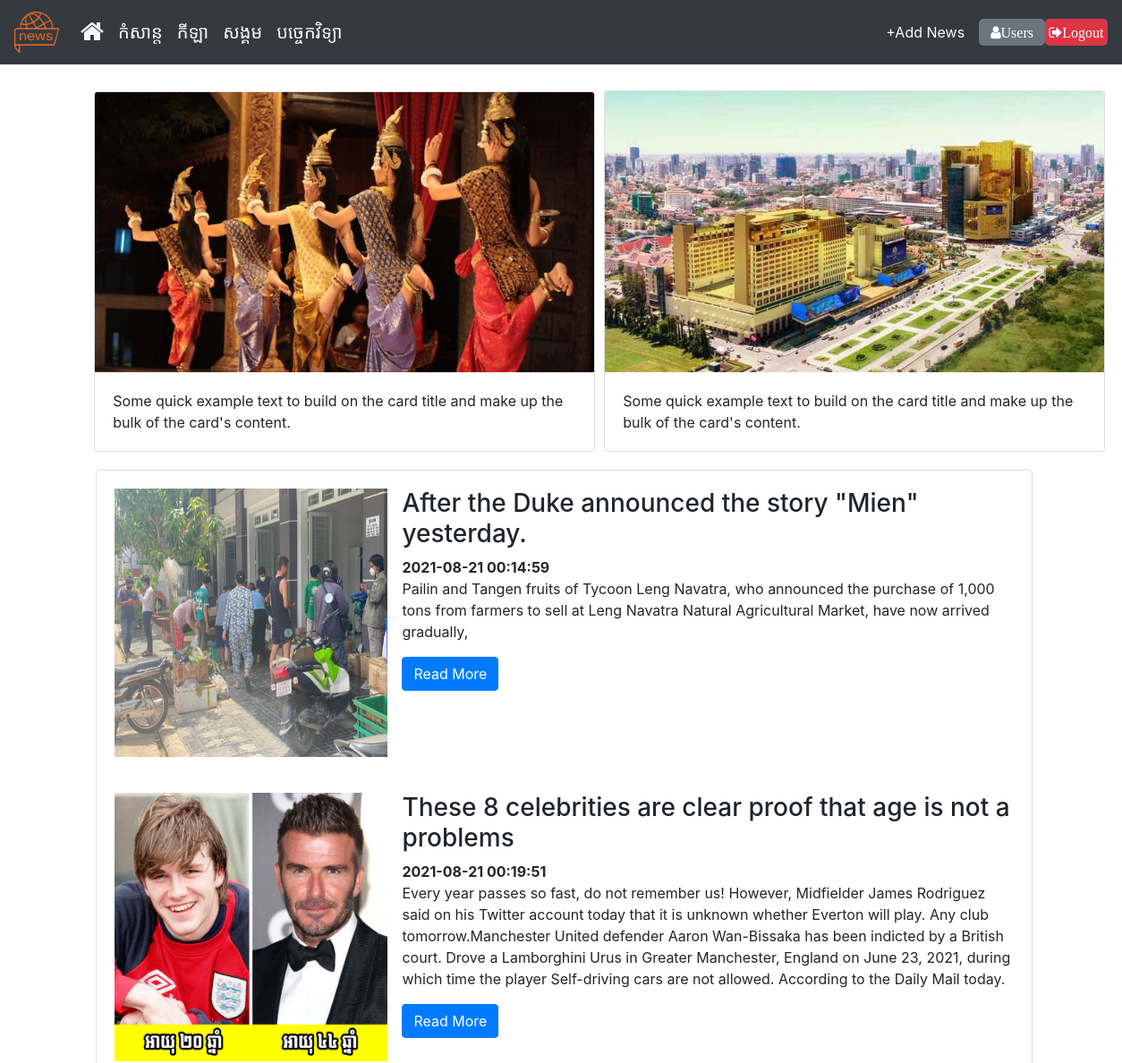
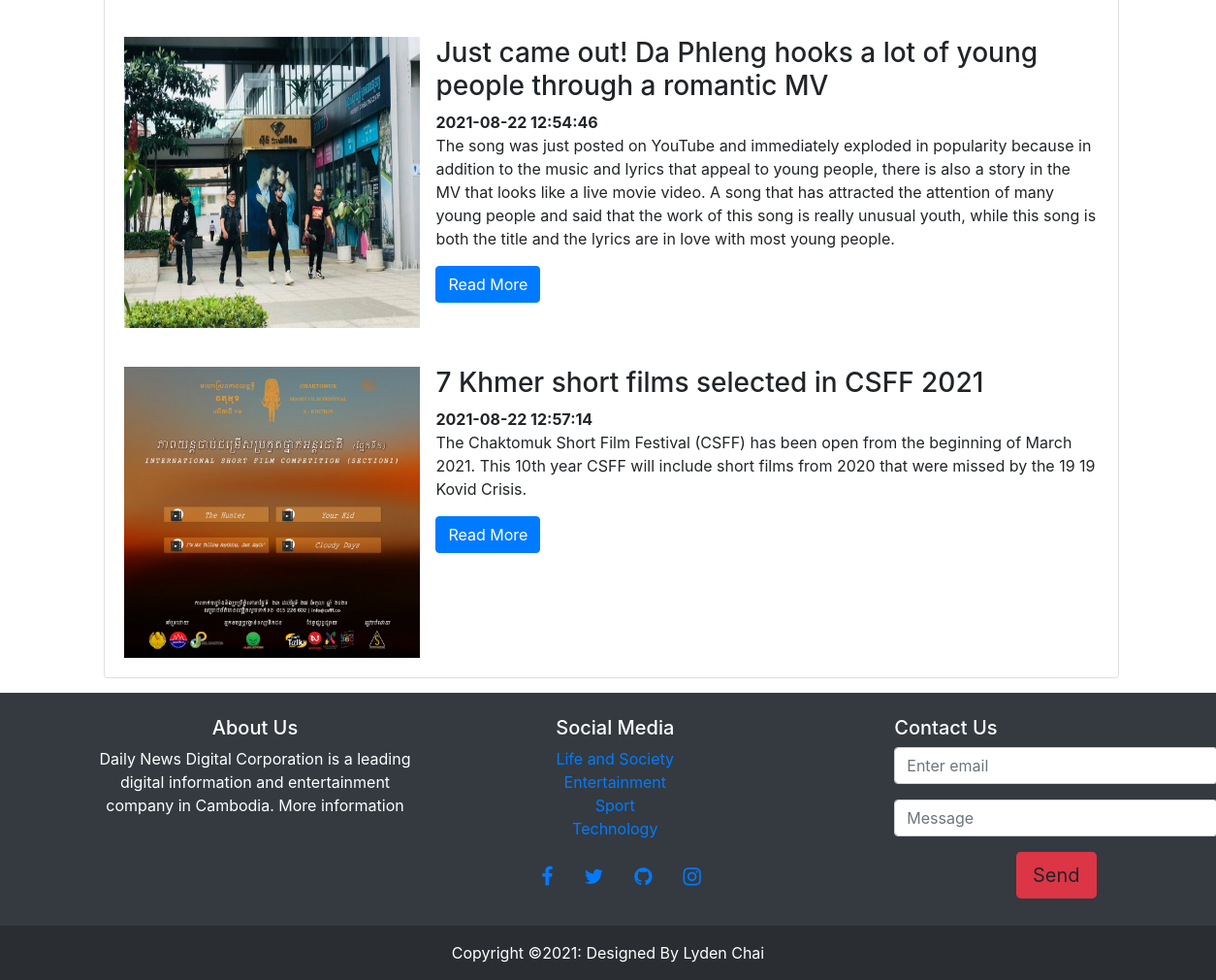
/index.php?page=entertainment (signed in), run on the app's committed database (2 pictures, top to bottom).
### tables this page shows
CREATE TABLE `user` (
  `userID` int(11) NOT NULL,
  `userName` varchar(100) NOT NULL,
  `role` varchar(100) NOT NULL,
  `email` varchar(100) NOT NULL,
  `password` varchar(100) NOT NULL,
  `profile` varchar(200) NOT NULL
);

CREATE TABLE `post` (
  `postID` int(11) NOT NULL,
  `title` varchar(1000) NOT NULL,
  `description` varchar(1000) NOT NULL,
  `date` datetime NOT NULL DEFAULT current_timestamp(),
  `image` varchar(500) NOT NULL,
  `userID` int(11) NOT NULL,
  `categoryID` int(11) NOT NULL
);

### inc/database.php (called while the page is built, shortened)
<?php
    function database() {
        return new mysqli('localhost', 'root', '', 'PHP_Project');
    }
    function selectAllUser() {
        return database()->query("SELECT * FROM user");
    }
    function entertainment(){
        return database()->query("SELECT * FROM post WHERE categoryID = '1'");
    }
    function readMore($text, $number){
        return substr($text, 0, $number);
    }
?>

### pages/entertainment.php (the view)
<br>
<div>
    <div class="d-flex" style="align-items: center; margin-left: 8%; ">
        <div class="card" style="width: 35rem; margin: 5px;">
            <img class="card-img-top" src="assets/images/apsara.jpg" alt="Card image cap">
            <div class="card-body">
                <p class="card-text">Some quick example text to build on the card title and make up the bulk of the card's content.</p>
            </div>
        </div>
        <div class="card" style="width: 35rem; margin: 5px;">
            <img class="card-img-top" src="assets/images/town.jpeg" alt="Card image cap">
            <div class="card-body">
                <p class="card-text">Some quick example text to build on the card title and make up the bulk of the card's content.</p>
            </div>
        </div>
    </div>
</div>
<div class="card" style="margin:15px; width: 83.5%; margin-left: 8.5%">
    <?php
        include_once('inc/database.php');
        $entertainment = entertainment();
        foreach( $entertainment as $data):
            $description = readMore($data['description'], 20000);
    ?>
    <div class="card-body">
        <div class="d-flex">
            <div class="card-image mr-3"  style="width: 450px; height: auto; box-sizing: border-box;">
                <img class="img-fluid" style="width: 100%; height: 300px;"src="uploadImg/<?= $data['image']?>" alt="">
            </div>
            <div class="info" style="height:auto; width: 100%; box-sizing: border-box;">
                <h3><?= $data['title']?></h3>
                <strong><?= $data['date']?></strong>
                <p style="box-sizing: content-box;"><?=$description?></p>
                <a href="read/detail.php?id=<?=$data['postID']?>" class="btn btn-primary ">Read More</a>
            </div>
        </div>
    </div>
    <?php endforeach; ?>
</div>

### partial/navbar.php (shortened to what this page needs)
<?php
  require_once('inc/database.php');
  $users = selectAllUser();
  foreach($users as $user):
    if($user['userName'] == $_SESSION['name']):
?>
<nav class="navbar navbar-expand-lg navbar-light bg-dark position-sticky sticky-top">
  <a class="navbar-brand" href="#">
    <img src="assets/images/182-1827833_news-logo-png-logo-news-clipart.png" alt="Logo" style="width:50px;">
  </a>
  <div class="collapse navbar-collapse" id="navbarSupportedContent">
    <ul class="navbar-nav mr-auto">
    <li class="nav-item active">
        <a class="nav-link text-light" href="?page=home"><i class="fa fa-home" style="font-size:28px"></i><span class="sr-only">(current)</span></a>
      </li>
      <li class="nav-item">
        <a class="nav-link text-light" href="?page=entertainment" style="font-size:20px">កំសាន្ត</a>
      </li>
      <li class="nav-item">
        <a class="nav-link text-light" href="?page=sport" style="font-size:20px">កីឡា</a>
      </li>
      <li class="nav-item">
        <a class="nav-link text-light" href="?page=society" style="font-size:20px">សង្គម</a>
      </li>
      <li class="nav-item">
        <a class="nav-link text-light" href="?page=technology" style="font-size:20px">បច្ចេកវិទ្យា</a>
      </li>
    </ul>
    <form class="form-inline my-2 my-lg-0">
      <?php if($user['role'] == "Admin"): ?>
      <a class="nav-link text-light" href="?page=admin">+Add News</a>
      <a href="?page=user"><i class="btn btn-secondary w-100 fa fa-user" style="height: 30px; width: 70px;display: flex; text-align: center; align-items: center; justify-content: center; border-radius: 5px; text-decoration: none;">Users</i></a>
      <?php endif; ?>
      <a href="https://localhost/PHP_Project"><i class="fa fa-sign-out btn-danger" style="height: 30px; width: 70px;display: flex; text-align: center; align-items: center; justify-content: center; border-radius: 5px; text-decoration: none; ">Logout</i></a>
    </form>
  </div>
</nav>
<?php
  endif;
  endforeach;
?>

### data on the page
user: role "+Add News"
post: image (picture), title "After the Duke announced the story \"Mien\" yesterday.", date "2021-08-21 00:14:59", description "Pailin and Tangen fruits of Tycoon Leng Navatra, who announced the purchase of 1,000 tons from farmers to sell at Leng Navatra Natural Agricultural Market, have now arrived gradually,"
post: image (picture), title "These 8 celebrities are clear proof that age is not a problems", date "2021-08-21 00:19:51", description "Every year passes so fast, do not remember us! However, Midfielder James Rodriguez said on his Twitter account today that it is unknown whether Everton will play. Any club tomorrow.Manchester United defender Aaron Wan-Bissaka has been indicted by a British court. Drove a Lamborghini Urus in Greater Manchester, England on June 23, 2021, during which time the player Self-driving cars are not allowed. According to the Daily Mail today."
post: image (picture), title "Just came out! Da Phleng hooks a lot of young people through a romantic MV", date "2021-08-22 12:54:46", description "The song was just posted on YouTube and immediately exploded in popularity because in addition to the music and lyrics that appeal to young people, there is also a story in the MV that looks like a live movie video. A song that has attracted the attention of many young people and said that the work of this song is really unusual youth, while this song is both the title and the lyrics are in love with most young people."
post: image (picture), title "7 Khmer short films selected in CSFF 2021", date "2021-08-22 12:57:14", description "The Chaktomuk Short Film Festival (CSFF) has been open from the beginning of March 2021. This 10th year CSFF will include short films from 2020 that were missed by the 19 19 Kovid Crisis."
